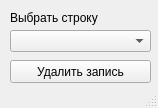
<?xml version="1.0" encoding="UTF-8"?>
<ui version="4.0">
 <class>MainWindow</class>
 <widget class="QMainWindow" name="MainWindow">
  <property name="geometry">
   <rect>
    <x>0</x>
    <y>0</y>
    <width>158</width>
    <height>108</height>
   </rect>
  </property>
  <property name="minimumSize">
   <size>
    <width>158</width>
    <height>108</height>
   </size>
  </property>
  <property name="maximumSize">
   <size>
    <width>158</width>
    <height>108</height>
   </size>
  </property>
  <property name="windowTitle">
   <string>MainWindow</string>
  </property>
  <widget class="QWidget" name="centralwidget">
   <widget class="QComboBox" name="comboBox">
    <property name="geometry">
     <rect>
      <x>10</x>
      <y>30</y>
      <width>141</width>
      <height>22</height>
     </rect>
    </property>
   </widget>
   <widget class="QLabel" name="label">
    <property name="geometry">
     <rect>
      <x>10</x>
      <y>10</y>
      <width>141</width>
      <height>16</height>
     </rect>
    </property>
    <property name="text">
     <string>Выбрать строку</string>
    </property>
   </widget>
   <widget class="QPushButton" name="pushButton">
    <property name="geometry">
     <rect>
      <x>10</x>
      <y>60</y>
      <width>141</width>
      <height>23</height>
     </rect>
    </property>
    <property name="text">
     <string>Удалить запись</string>
    </property>
   </widget>
  </widget>
  <widget class="QStatusBar" name="statusbar"/>
 </widget>
 <resources/>
 <connections/>
</ui>
